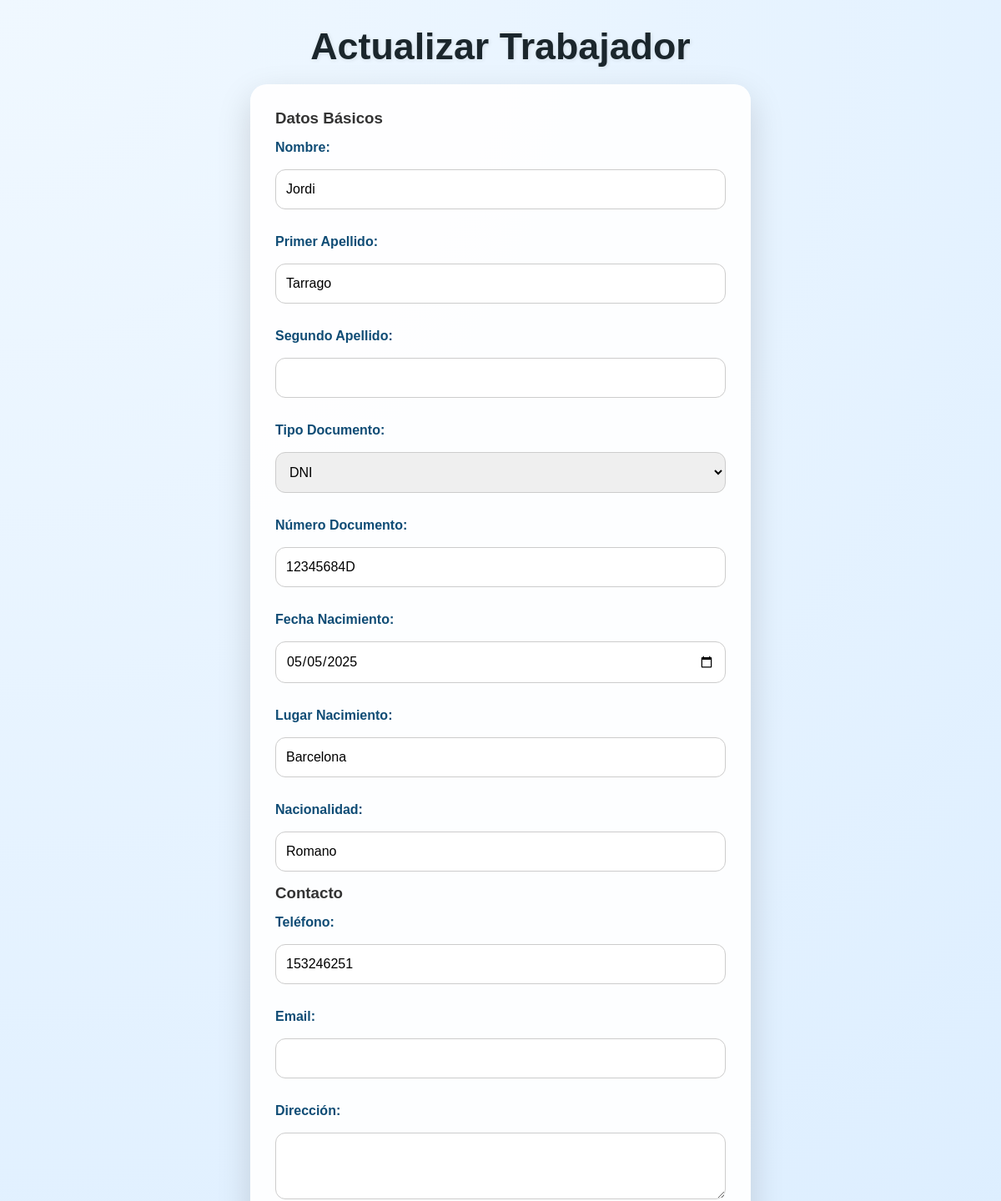
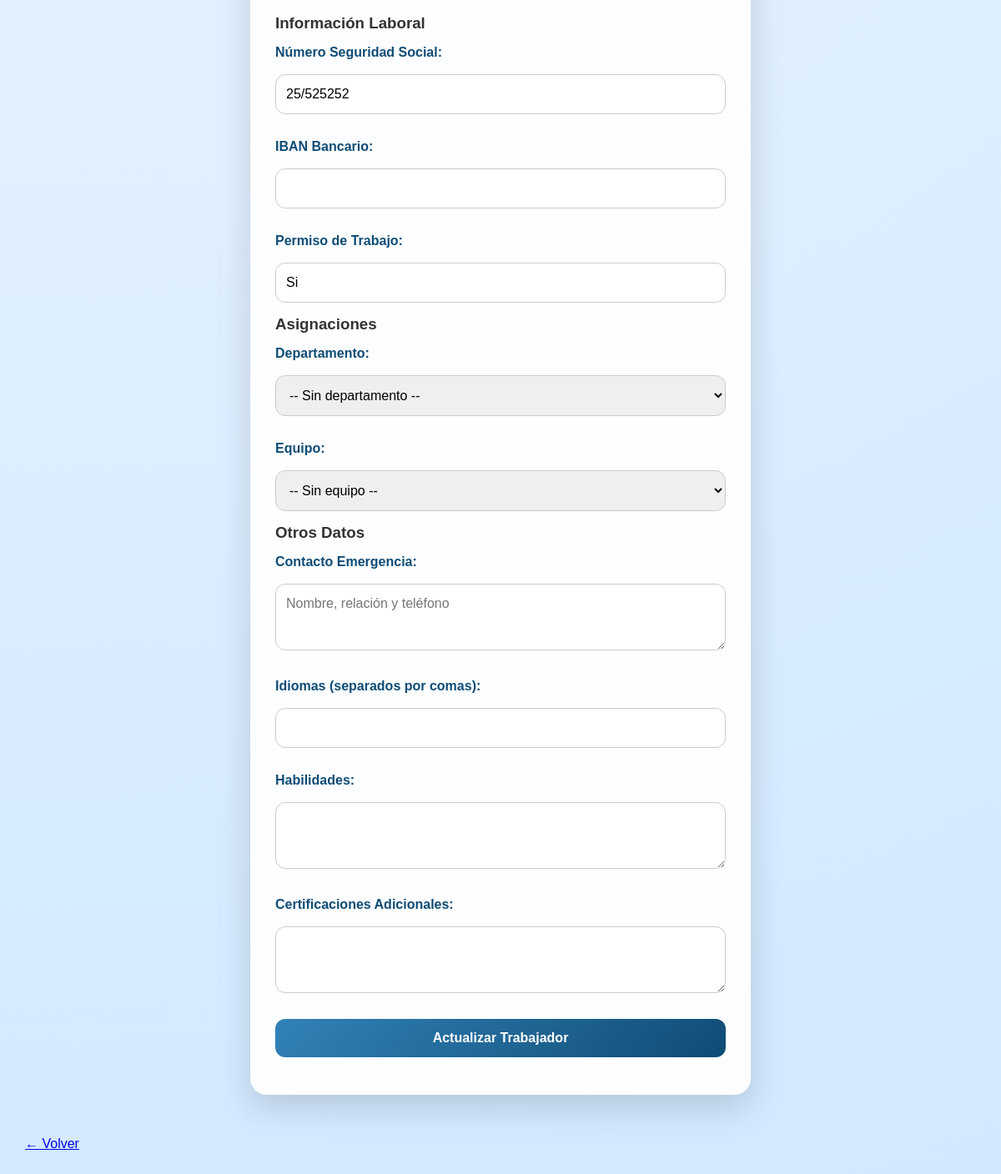
/Personal/ActPersonal.php?id=6, run on the app's committed database (2 pictures, top to bottom).
### tables this page shows
CREATE TABLE `treballadors` (
  `id_treballador` int(11) NOT NULL,
  `nom_complet` varchar(200) NOT NULL,
  `fotografia` varchar(255) DEFAULT NULL,
  `foto_url` varchar(255) DEFAULT NULL,
  `document_identitat` varchar(50) NOT NULL,
  `tipus_document` enum('DNI','NIE','PASSAPORT') NOT NULL,
  `data_naixement` date NOT NULL,
  `lloc_naixement` varchar(100) DEFAULT NULL,
  `nacionalitat` varchar(50) NOT NULL,
  `situacio_residencia` varchar(100) DEFAULT NULL,
  `telefon` varchar(20) DEFAULT NULL,
  `email` varchar(100) DEFAULT NULL,
  `adreca` text DEFAULT NULL,
  `contacte_emergencia` text DEFAULT NULL,
  `iban_bancari` varchar(34) DEFAULT NULL,
  `numero_seguretat_social` varchar(20) NOT NULL,
  `tipus_permis_treball` varchar(50) DEFAULT NULL,
  `estat_actiu` tinyint(1) DEFAULT 1,
  `data_incorporacio` date NOT NULL,
  `data_finalitzacio` date DEFAULT NULL,
  `id_departament` int(11) DEFAULT NULL,
  `id_equip` int(11) DEFAULT NULL,
  `id_horari` int(11) DEFAULT NULL COMMENT 'ID del horario asignado',
  `created_at` timestamp NOT NULL DEFAULT current_timestamp(),
  `updated_at` timestamp NOT NULL DEFAULT current_timestamp() ON UPDATE current_timestamp(),
  `historial_laboral_previ` text DEFAULT NULL,
  `idiomes` varchar(255) DEFAULT NULL,
  `habilitats` text DEFAULT NULL,
  `certificacions_addicionals` text DEFAULT NULL,
  `rol` enum('ADMIN','MANAGER','TREBALLADOR','SUPERVISOR') NOT NULL DEFAULT 'TREBALLADOR'
);

### Personal/ActPersonal.php (the view, shortened to what this page needs)
<?php
require '../db.php';
$id_treballador = $_GET['id'];
$stmt = $pdo->prepare("SELECT * FROM treballadors WHERE id_treballador = ?");
$stmt->execute([$id_treballador]);
$treballador = $stmt->fetch(PDO::FETCH_ASSOC);
$parts_nombre = explode(' ', $treballador['nom_complet'], 3);
$nombre = $parts_nombre[0] ?? '';
$apellido1 = $parts_nombre[1] ?? '';
$apellido2 = $parts_nombre[2] ?? '';
?>
<!DOCTYPE html>
<html lang="es">
<head>
    <link rel="stylesheet" href="../css/personal.css">
</head>
<body>
    <h1>Actualizar Trabajador</h1>
    <form id="form-principal" method="POST" action="ControlActualizarPersonal.php">
        <h3>Datos Básicos</h3>
        <label>Nombre:</label>
        <input type="text" name="nombre" value="<?= htmlspecialchars($nombre) ?>" required>
        <label>Primer Apellido:</label>
        <input type="text" name="apellido1" value="<?= htmlspecialchars($apellido1) ?>" required>
        <label>Segundo Apellido:</label>
        <input type="text" name="apellido2" value="<?= htmlspecialchars($apellido2) ?>">
        <label>Tipo Documento:</label>
        <select name="tipus_document" required>
            <option value="DNI" <?= ($treballador['tipus_document'] == 'DNI') ? 'selected' : '' ?>>DNI</option>
        </select>
        <label>Número Documento:</label>
        <input type="text" name="document_identitat" value="<?= htmlspecialchars($treballador['document_identitat']) ?>" required>
        <label>Fecha Nacimiento:</label>
        <input type="date" name="data_naixement" value="<?= $treballador['data_naixement'] ?>" required>
        <label>Lugar Nacimiento:</label>
        <input type="text" name="lloc_naixement" value="<?= htmlspecialchars($treballador['lloc_naixement'] ?? '') ?>">
        <label>Nacionalidad:</label>
        <input type="text" name="nacionalitat" value="<?= htmlspecialchars($treballador['nacionalitat']) ?>" required>
        <h3>Contacto</h3>
        <label>Teléfono:</label>
        <input type="tel" name="telefon" value="<?= htmlspecialchars($treballador['telefon'] ?? '') ?>">
        <label>Email:</label>
        <input type="email" name="email_personal" value="<?= htmlspecialchars($treballador['email'] ?? '') ?>">
        <label>Dirección:</label>
        <textarea name="direccion_completa"><?= htmlspecialchars($treballador['adreca'] ?? '') ?></textarea>
        <h3>Información Laboral</h3>
        <label>Número Seguridad Social:</label>
        <input type="text" name="numero_seguretat_social" value="<?= htmlspecialchars($treballador['numero_seguretat_social']) ?>" required>
        <label>IBAN Bancario:</label>
        <input type="text" name="iban_bancari" value="<?= htmlspecialchars($treballador['iban_bancari'] ?? '') ?>">
        <label>Permiso de Trabajo:</label>
        <input type="text" name="tipus_permis_treball" value="<?= htmlspecialchars($treballador['tipus_permis_treball'] ?? '') ?>">
        <h3>Asignaciones</h3>
        <label>Departamento:</label>
        <select name="id_departament">
            <option value="">-- Sin departamento --</option>
        </select>
        <label>Equipo:</label>
        <select name="id_equip">
            <option value="">-- Sin equipo --</option>
        </select>
        <h3>Otros Datos</h3>
        <label>Contacto Emergencia:</label>
        <textarea name="contacte_emergencia" placeholder="Nombre, relación y teléfono"><?= htmlspecialchars($treballador['contacte_emergencia'] ?? '') ?></textarea>
        <label>Idiomas (separados por comas):</label>
        <input type="text" name="idiomes" value="<?= htmlspecialchars($treballador['idiomes'] ?? '') ?>">
        <label>Habilidades:</label>
        <textarea name="habilitats"><?= htmlspecialchars($treballador['habilitats'] ?? '') ?></textarea>
        <label>Certificaciones Adicionales:</label>
        <textarea name="certificacions_addicionals"><?= htmlspecialchars($treballador['certificacions_addicionals'] ?? '') ?></textarea>
        <button type="submit">Actualizar Trabajador</button>
    </form>
    <p><a href="empleados.php">← Volver</a></p>
</body>
</html>

### css/personal.css (style rules this page uses)
* { margin: 0; padding: 0; box-sizing: border-box; font-family: 'Poppins', sans-serif; }
body { background: radial-gradient(circle at top left, #f0f8ff, #d1e8ff); padding: 30px; color: #333; }
h1 { text-align: center; font-size: 2.8em; margin-bottom: 20px; color: #1b262c; text-shadow: 1px 1px 5px rgba(0,0,0,0.1); }
#form-principal { background: #ffffffee; padding: 30px; border-radius: 20px; max-width: 600px; margin: 0 auto 50px auto; box-shadow: 0 15px 40px rgba(0,0,0,0.15); transition: all 0.3s ease; }
#form-principal input, #form-principal button, #form-principal select, #form-principal textarea { width: 100%; padding: 14px 12px; margin-top: 12px; margin-bottom: 15px; border-radius: 12px; border: 1px solid #ccc; font-size: 1em; transition: all 0.2s ease; }
#form-principal button { background: linear-gradient(135deg, #3282b8, #0f4c75); color: #fff; font-weight: 600; border: none; cursor: pointer; transition: all 0.3s ease; }
form label { display: block; margin-top: 15px; margin-bottom: 5px; font-weight: 600; color: #0f4c75; font-size: 1em; }
textarea { resize: vertical; min-height: 80px; font-family: inherit; }

### data on the page
treballadors: nombre "Jordi", apellido1 "Tarrago", tipus_document "DNI", document_identitat "12345684D", data_naixement "05/05/2025", lloc_naixement "Barcelona", nacionalitat "Romano", telefon "153246251", numero_seguretat_social "25/525252", tipus_permis_treball "Si"
